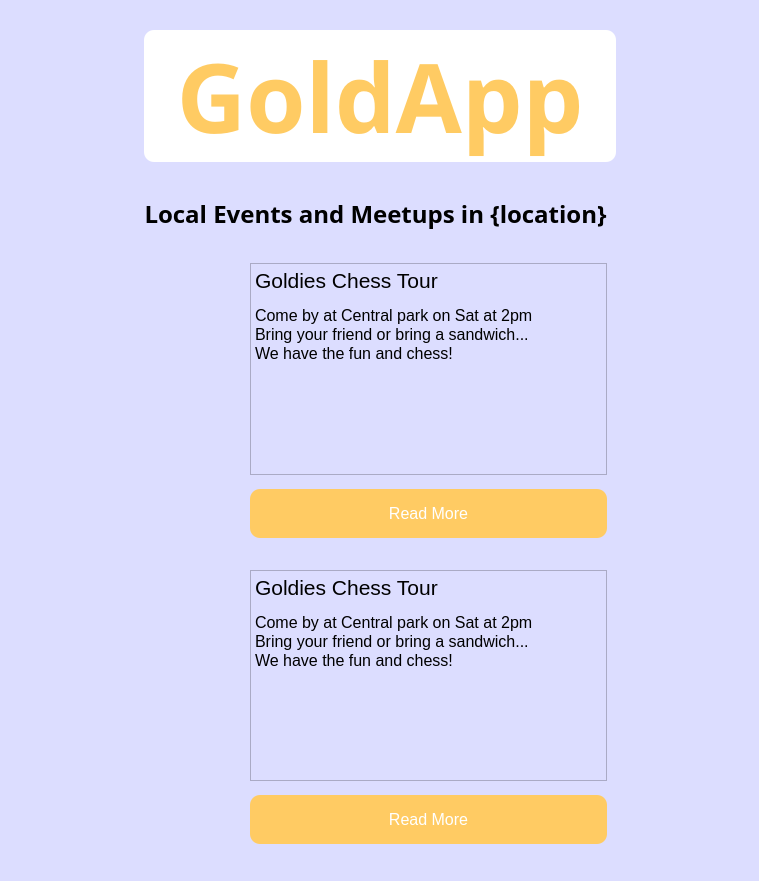
<?xml version="1.0" encoding="UTF-8"?>
<ui version="4.0">
 <class>Form</class>
 <widget class="QWidget" name="Form">
  <property name="geometry">
   <rect>
    <x>0</x>
    <y>0</y>
    <width>759</width>
    <height>881</height>
   </rect>
  </property>
  <property name="windowTitle">
   <string>Form</string>
  </property>
  <property name="styleSheet">
   <string notr="true">background-color: rgb(220, 221, 255);</string>
  </property>
  <layout class="QGridLayout" name="gridLayout_4">
   <item row="0" column="1">
    <widget class="QFrame" name="frame">
     <layout class="QVBoxLayout" name="verticalLayout_2">
      <item>
       <layout class="QHBoxLayout" name="horizontalLayout_5">
        <item>
         <widget class="QLabel" name="app_logo">
          <property name="font">
           <font>
            <family>Sitka Small</family>
            <pointsize>72</pointsize>
            <weight>75</weight>
            <bold>true</bold>
           </font>
          </property>
          <property name="styleSheet">
           <string notr="true">QLabel{
color: rgb(255, 203, 99);
background-color: white;
border-color: black;
border-radius: 10px;
border-style: none;
margin-top: 10px;
margin-bottom: 10px;
padding-left: 20px;
padding-right: 20px;
margin-left: 0px;
margin-right: 0px;
}</string>
          </property>
          <property name="text">
           <string>GoldApp</string>
          </property>
          <property name="alignment">
           <set>Qt::AlignCenter</set>
          </property>
         </widget>
        </item>
       </layout>
      </item>
      <item>
       <spacer name="verticalSpacer_2">
        <property name="orientation">
         <enum>Qt::Vertical</enum>
        </property>
        <property name="sizeType">
         <enum>QSizePolicy::Fixed</enum>
        </property>
        <property name="sizeHint" stdset="0">
         <size>
          <width>0</width>
          <height>10</height>
         </size>
        </property>
       </spacer>
      </item>
      <item>
       <layout class="QVBoxLayout" name="verticalLayout_3">
        <item>
         <layout class="QGridLayout" name="gridLayout_3">
          <item row="1" column="0">
           <widget class="QWidget" name="widget_2" native="true">
            <property name="enabled">
             <bool>true</bool>
            </property>
            <property name="layoutDirection">
             <enum>Qt::LeftToRight</enum>
            </property>
            <property name="styleSheet">
             <string notr="true">margin-bottom: 8px</string>
            </property>
            <layout class="QHBoxLayout" name="horizontalLayout">
             <property name="leftMargin">
              <number>0</number>
             </property>
             <property name="topMargin">
              <number>9</number>
             </property>
             <item>
              <widget class="QLabel" name="events_loc_label">
               <property name="minimumSize">
                <size>
                 <width>404</width>
                 <height>0</height>
                </size>
               </property>
               <property name="font">
                <font>
                 <family>Segoe UI Semibold</family>
                 <pointsize>18</pointsize>
                 <weight>75</weight>
                 <bold>true</bold>
                </font>
               </property>
               <property name="styleSheet">
                <string notr="true"/>
               </property>
               <property name="text">
                <string>&lt;html&gt;&lt;head/&gt;&lt;body&gt;&lt;p align=&quot;center&quot;&gt;Local Events and Meetups in {location}&lt;/p&gt;&lt;/body&gt;&lt;/html&gt;</string>
               </property>
               <property name="scaledContents">
                <bool>false</bool>
               </property>
               <property name="alignment">
                <set>Qt::AlignCenter</set>
               </property>
              </widget>
             </item>
            </layout>
           </widget>
          </item>
          <item row="2" column="0">
           <widget class="QWidget" name="widget" native="true">
            <property name="styleSheet">
             <string notr="true">margin-bottom: 8px;
max-height: 300px;</string>
            </property>
            <layout class="QHBoxLayout" name="horizontalLayout_2">
             <property name="leftMargin">
              <number>0</number>
             </property>
             <item>
              <widget class="QLabel" name="photo">
               <property name="font">
                <font>
                 <family>Segoe UI Semibold</family>
                 <pointsize>18</pointsize>
                 <weight>75</weight>
                 <bold>true</bold>
                </font>
               </property>
               <property name="styleSheet">
                <string notr="true">display: inline-block;
min-width: 100px;
min-height: 100px;
max-width: 300px;
max-height: 300px;

</string>
               </property>
               <property name="text">
                <string/>
               </property>
               <property name="pixmap">
                <pixmap>../../../../../Downloads/unsplash.jpg</pixmap>
               </property>
               <property name="scaledContents">
                <bool>true</bool>
               </property>
               <property name="alignment">
                <set>Qt::AlignCenter</set>
               </property>
              </widget>
             </item>
             <item>
              <layout class="QVBoxLayout" name="verticalLayout_4">
               <item>
                <widget class="QTextBrowser" name="event_text">
                 <property name="styleSheet">
                  <string notr="true">min-height:150px;
max-height:300px;</string>
                 </property>
                 <property name="html">
                  <string>&lt;!DOCTYPE HTML PUBLIC &quot;-//W3C//DTD HTML 4.0//EN&quot; &quot;http://www.w3.org/TR/REC-html40/strict.dtd&quot;&gt;
&lt;html&gt;&lt;head&gt;&lt;meta name=&quot;qrichtext&quot; content=&quot;1&quot; /&gt;&lt;style type=&quot;text/css&quot;&gt;
p, li { white-space: pre-wrap; }
&lt;/style&gt;&lt;/head&gt;&lt;body style=&quot; font-family:'MS Shell Dlg 2'; font-size:8pt; font-weight:400; font-style:normal;&quot;&gt;
&lt;p style=&quot; margin-top:0px; margin-bottom:0px; margin-left:0px; margin-right:0px; -qt-block-indent:0; text-indent:0px;&quot;&gt;&lt;span style=&quot; font-size:16pt;&quot;&gt;Goldies Chess Tour&lt;/span&gt;&lt;/p&gt;
&lt;p style=&quot;-qt-paragraph-type:empty; margin-top:0px; margin-bottom:0px; margin-left:0px; margin-right:0px; -qt-block-indent:0; text-indent:0px;&quot;&gt;&lt;br /&gt;&lt;/p&gt;
&lt;p style=&quot; margin-top:0px; margin-bottom:0px; margin-left:0px; margin-right:0px; -qt-block-indent:0; text-indent:0px;&quot;&gt;&lt;span style=&quot; font-size:12pt;&quot;&gt;Come by at Central park on Sat at 2pm&lt;/span&gt;&lt;/p&gt;
&lt;p style=&quot; margin-top:0px; margin-bottom:0px; margin-left:0px; margin-right:0px; -qt-block-indent:0; text-indent:0px;&quot;&gt;&lt;span style=&quot; font-size:12pt;&quot;&gt;Bring your friend or bring a sandwich...&lt;/span&gt;&lt;/p&gt;
&lt;p style=&quot; margin-top:0px; margin-bottom:0px; margin-left:0px; margin-right:0px; -qt-block-indent:0; text-indent:0px;&quot;&gt;&lt;span style=&quot; font-size:12pt;&quot;&gt;We have the fun and chess!&lt;/span&gt;&lt;/p&gt;&lt;/body&gt;&lt;/html&gt;</string>
                 </property>
                </widget>
               </item>
               <item>
                <widget class="QPushButton" name="pushButton">
                 <property name="styleSheet">
                  <string notr="true">QPushButton{
background-color:  rgb(255, 203, 99);
border: none;
border-radius: 10px;
color: white;
padding: 15px 32px;
text-align: center;
text-decoration: none;
display: inline-block;
font-size: 16px;
}
QPushButton:hover{
background-color:  rgb(255, 220, 99);
}
</string>
                 </property>
                 <property name="text">
                  <string>Read More</string>
                 </property>
                </widget>
               </item>
              </layout>
             </item>
            </layout>
           </widget>
          </item>
          <item row="3" column="0">
           <widget class="QWidget" name="widget" native="true">
            <property name="styleSheet">
             <string notr="true">margin-bottom: 8px;
max-height: 300px;</string>
            </property>
            <layout class="QHBoxLayout" name="horizontalLayout_3">
             <property name="leftMargin">
              <number>0</number>
             </property>
             <item>
              <widget class="QLabel" name="photo_2">
               <property name="font">
                <font>
                 <family>Segoe UI Semibold</family>
                 <pointsize>18</pointsize>
                 <weight>75</weight>
                 <bold>true</bold>
                </font>
               </property>
               <property name="styleSheet">
                <string notr="true">display: inline-block;
min-width: 100px;
min-height: 100px;
max-width: 300px;
max-height: 300px;
</string>
               </property>
               <property name="text">
                <string/>
               </property>
               <property name="pixmap">
                <pixmap>../../../../../Downloads/unsplash.jpg</pixmap>
               </property>
               <property name="scaledContents">
                <bool>true</bool>
               </property>
               <property name="alignment">
                <set>Qt::AlignCenter</set>
               </property>
              </widget>
             </item>
             <item>
              <layout class="QVBoxLayout" name="verticalLayout_5">
               <item>
                <widget class="QTextBrowser" name="event_text_2">
                 <property name="styleSheet">
                  <string notr="true">min-height:150px;
max-height:300px;</string>
                 </property>
                 <property name="html">
                  <string>&lt;!DOCTYPE HTML PUBLIC &quot;-//W3C//DTD HTML 4.0//EN&quot; &quot;http://www.w3.org/TR/REC-html40/strict.dtd&quot;&gt;
&lt;html&gt;&lt;head&gt;&lt;meta name=&quot;qrichtext&quot; content=&quot;1&quot; /&gt;&lt;style type=&quot;text/css&quot;&gt;
p, li { white-space: pre-wrap; }
&lt;/style&gt;&lt;/head&gt;&lt;body style=&quot; font-family:'MS Shell Dlg 2'; font-size:8pt; font-weight:400; font-style:normal;&quot;&gt;
&lt;p style=&quot; margin-top:0px; margin-bottom:0px; margin-left:0px; margin-right:0px; -qt-block-indent:0; text-indent:0px;&quot;&gt;&lt;span style=&quot; font-size:16pt;&quot;&gt;Goldies Chess Tour&lt;/span&gt;&lt;/p&gt;
&lt;p style=&quot;-qt-paragraph-type:empty; margin-top:0px; margin-bottom:0px; margin-left:0px; margin-right:0px; -qt-block-indent:0; text-indent:0px;&quot;&gt;&lt;br /&gt;&lt;/p&gt;
&lt;p style=&quot; margin-top:0px; margin-bottom:0px; margin-left:0px; margin-right:0px; -qt-block-indent:0; text-indent:0px;&quot;&gt;&lt;span style=&quot; font-size:12pt;&quot;&gt;Come by at Central park on Sat at 2pm&lt;/span&gt;&lt;/p&gt;
&lt;p style=&quot; margin-top:0px; margin-bottom:0px; margin-left:0px; margin-right:0px; -qt-block-indent:0; text-indent:0px;&quot;&gt;&lt;span style=&quot; font-size:12pt;&quot;&gt;Bring your friend or bring a sandwich...&lt;/span&gt;&lt;/p&gt;
&lt;p style=&quot; margin-top:0px; margin-bottom:0px; margin-left:0px; margin-right:0px; -qt-block-indent:0; text-indent:0px;&quot;&gt;&lt;span style=&quot; font-size:12pt;&quot;&gt;We have the fun and chess!&lt;/span&gt;&lt;/p&gt;&lt;/body&gt;&lt;/html&gt;</string>
                 </property>
                </widget>
               </item>
               <item>
                <widget class="QPushButton" name="read_more">
                 <property name="styleSheet">
                  <string notr="true">QPushButton{
background-color:  rgb(255, 203, 99);
border: none;
border-radius: 10px;
color: white;
padding: 15px 32px;
text-align: center;
text-decoration: none;
display: inline-block;
font-size: 16px;
}
QPushButton:hover{
background-color:  rgb(255, 220, 99);
}
</string>
                 </property>
                 <property name="text">
                  <string>Read More</string>
                 </property>
                </widget>
               </item>
              </layout>
             </item>
            </layout>
           </widget>
          </item>
          <item row="5" column="0">
           <layout class="QVBoxLayout" name="verticalLayout"/>
          </item>
         </layout>
        </item>
       </layout>
      </item>
     </layout>
    </widget>
   </item>
   <item row="0" column="2">
    <spacer name="horizontalSpacer">
     <property name="orientation">
      <enum>Qt::Horizontal</enum>
     </property>
     <property name="sizeHint" stdset="0">
      <size>
       <width>40</width>
       <height>20</height>
      </size>
     </property>
    </spacer>
   </item>
   <item row="0" column="0">
    <spacer name="horizontalSpacer_2">
     <property name="orientation">
      <enum>Qt::Horizontal</enum>
     </property>
     <property name="sizeHint" stdset="0">
      <size>
       <width>40</width>
       <height>20</height>
      </size>
     </property>
    </spacer>
   </item>
  </layout>
 </widget>
 <resources/>
 <connections/>
</ui>
